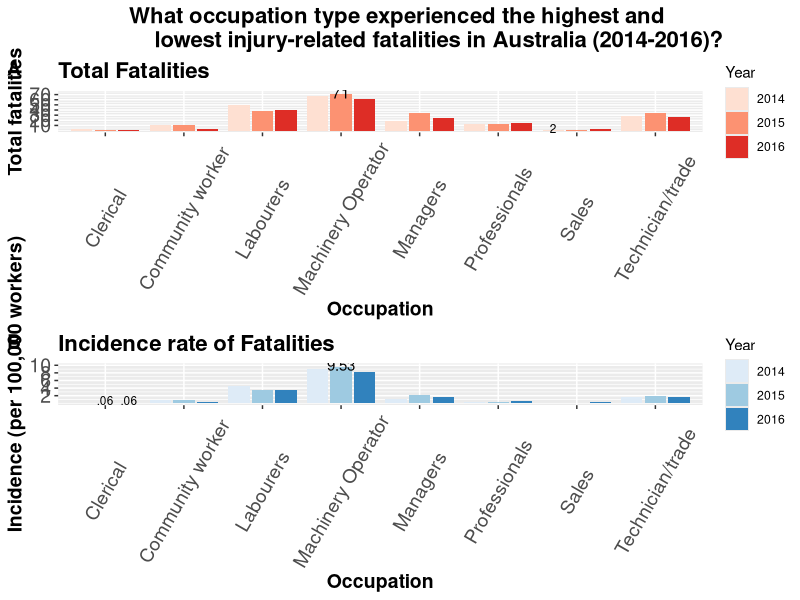

Recreate this plot in R.
## ---- chunk 1
library(readxl)
library(openxlsx)
library(tidyr)
library(dplyr)
library(ggplot2)
library(reshape2)
library(RColorBrewer)
library(cowplot)
library(formatR)
library(knitr)
opts_chunk$set(tidy.opts=list(width.cutoff=60),tidy=TRUE)
## ---- chunk 2
#load table

injuries <- read_excel("traumatic_injuries.xlsx", range = "A5:K57")
total_fatalities <- injuries[,1:6]
colnames(total_fatalities) <- c("Occupation", total_fatalities[1, 2:6])
total_fatalities <- total_fatalities[-1,]

#Take only last three years statistics and only the occupation groups
total_subset <- total_fatalities %>% select(Occupation, `2014`, `2015`, `2016`)
total_groups <- total_subset %>% filter(Occupation %in% c("Machinery Operators and Drivers", "Labourers", "Technicians and Trades Workers", "Managers", "Professionals", "Community and Personal Service Workers", "Sales Workers", "Clerical and Administrative Workers"))

#Convert from wide to long format data
total_groups <- reshape2::melt(total_groups, id.vars ="Occupation", variable.name = "Year", value.name = "Total fatalities")

## ---- chunk 3
#take last 3 years of incidence statistics

incidence <- injuries[,c(1, 9:11)]
colnames(incidence) <- c("Occupation", "2014", "2015", "2016")
incidence <- incidence[-1,]

#Take only the occupation groups
incidence <- incidence %>% filter(Occupation %in% c("Machinery Operators and Drivers", "Labourers", "Technicians and Trades Workers", "Managers", "Professionals", "Community and Personal Service Workers", "Sales Workers", "Clerical and Administrative Workers"))

#Convert from wide to long format data
incidence_groups <- reshape2::melt(incidence, id.vars ="Occupation", variable.name = "Year", value.name = "Incidence rate")

## ---- chunk 4

merged_injuries <- cbind(total_groups, incidence = round(incidence_groups[,3], digits = 2))
merged_injuries$Occupation <- as.factor(merged_injuries$Occupation)
merged_injuries$Occupation <- factor(merged_injuries$Occupation, labels = c("Clerical", "Community worker", "Labourers", "Machinery Operator", "Managers", "Professionals", "Sales", "Technician/trade"))


## ---- chunk 5
#Section 1: fatalities

Fatalities <- ggplot(data = merged_injuries, aes(x = Occupation, y = `Total fatalities`), fill = Year) 

Fatalities2 <- Fatalities + geom_col(position = "dodge2", aes(fill = Year)) + theme(axis.text.x=element_text(angle = 60, vjust = 0.5)) + scale_fill_manual(values = colorRampPalette(brewer.pal(3, "Reds"))(3))

Fatalities3 <- Fatalities2 + scale_y_continuous(breaks=1:7*10)

Fatalities4 <- Fatalities3 + labs(title = "Total Fatalities", x = "Occupation", y = "Total fatalities") + annotate("text", x = 6.7, y = 4, label = "2", size = 3, face = "bold") + annotate("text", x = 4, y = 74, label = "71") + theme(plot.title = element_text(size = 16, face = "bold"), axis.text = element_text(size = 14), axis.title = element_text(size = 14, face = "bold"))

## ---- chunk 6
#Section 2: incidence

Incidence <- ggplot(data = merged_injuries, aes(x = Occupation, y = incidence), fill = Year) 

Incidence2 <- Incidence + geom_col(position = "dodge2", aes(fill = Year)) + theme(axis.text.x=element_text(angle = 60, vjust = 0.5)) + scale_fill_manual(values = colorRampPalette(brewer.pal(3, "Blues"))(3))

Incidence3 <- Incidence2 + scale_y_continuous(breaks=2*1.0:5.0)

Incidence4 <- Incidence3 + labs(title = "Incidence rate of Fatalities", x = "Occupation", y = "Incidence (per 100,000 workers)") + annotate("text", x = c(1.0,1.3), y = c(.75,0.75), label = c(".06", ".06"), size = 3, face = "bold") + annotate("text", x = 4, y = 10, label = "9.53", size = 3.8) + theme(plot.title = element_text(size = 16, face = "bold"), axis.text = element_text(size = 14), axis.title = element_text(size = 14, face = "bold"))

## ---- chunk 7
# Unify the plot sections together

title_theme <- ggdraw() +
  draw_label("What occupation type experienced the highest and 
             lowest injury-related fatalities in Australia (2014-2016)?",
             fontface = "bold", size = 16)

p <- plot_grid(Fatalities4,
          Incidence4,
          labels = c('A', 'B'),
          nrow = 2)

plot_grid(title_theme, p, ncol = 1, rel_heights = c(0.1,1))
